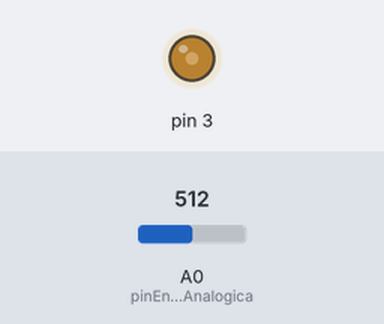
The sketch below on a simulated Arduino Uno, built with avr-gcc and run on an emulated ATmega328P. Shown: output pins drawn as LEDs (lit = HIGH). The inputs (shaded band) are chosen by the test bench; at power-on: A0 (pinEntradaAnalogica) = 512. Pins used as bus, display or sensor lines are not drawn; what the sketch prints to the serial monitor is not drawn.

Above: at 4.2 s.
4.3 s: A0 (pinEntradaAnalogica) set to 5
At 4.99 s:
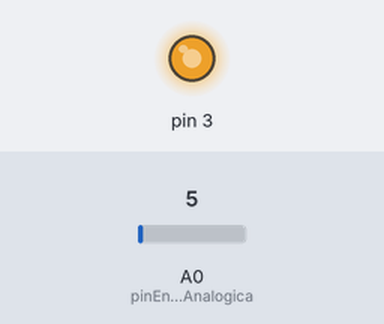
12.9 s: A0 (pinEntradaAnalogica) set to 2
At 14.5 s:
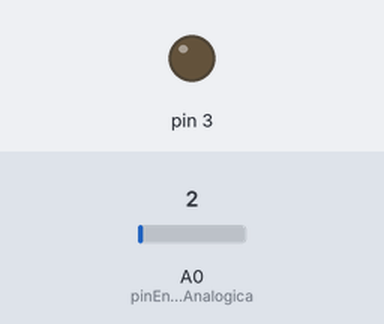
17.4 s: A0 (pinEntradaAnalogica) set to 110
At 18.5 s:
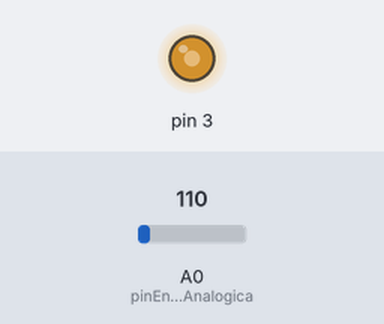
Timing chart, 0 to 32.0 s (numbered marks = the images above; inputs shaded):
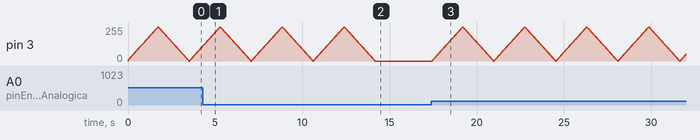

Measured:
- the behaviour switches between 4 and 3 on A0 (pinEntradaAnalogica) (found by bisection; images 1 and 2)
- after the input at 12.9 s, pin 3: goes on until 14.2 s, then stays 0/255

The sketch:

Respirador.ino
```cpp
int led = 0;
const int pinEntradaAnalogica = A0;
int bits = 0;

void setup(){

  pinMode(3, OUTPUT);
  pinMode(A0, INPUT);

  Serial.begin(9600);

}

void loop(){

    float tempo_respiracao = map(bits, 0, 1023, 500, 4000);
	bits = analogRead (A0)/4;
    analogWrite(led, bits);
  	Serial.println(bits);


  if (bits == 0){

   digitalWrite(3, 0);

  }

  else {

    for (int percentual = 0; percentual <= 100; percentual++) {
      Serial.print("Percentual: ");
      Serial.print(percentual);
      Serial.println("%");
      analogWrite(3, map(percentual, 0, 100, 0, 255)); // Define a intensidade do LED
      delay(tempo_respiracao / 200); // Divide o tempo total de respiração por 200 para obter o tempo de cada incremento
    }

    for (int percentual = 100; percentual >= 0; percentual--) {
      Serial.print("Percentual: ");
      Serial.print(percentual);
      Serial.println("%");
      analogWrite(3, map(percentual, 0, 100, 0, 255)); // Define a intensidade do LED
      delay(tempo_respiracao / 100); // Divide o tempo total de respiração por 200 para obter o tempo de cada decremento
    }

  }

}
```
